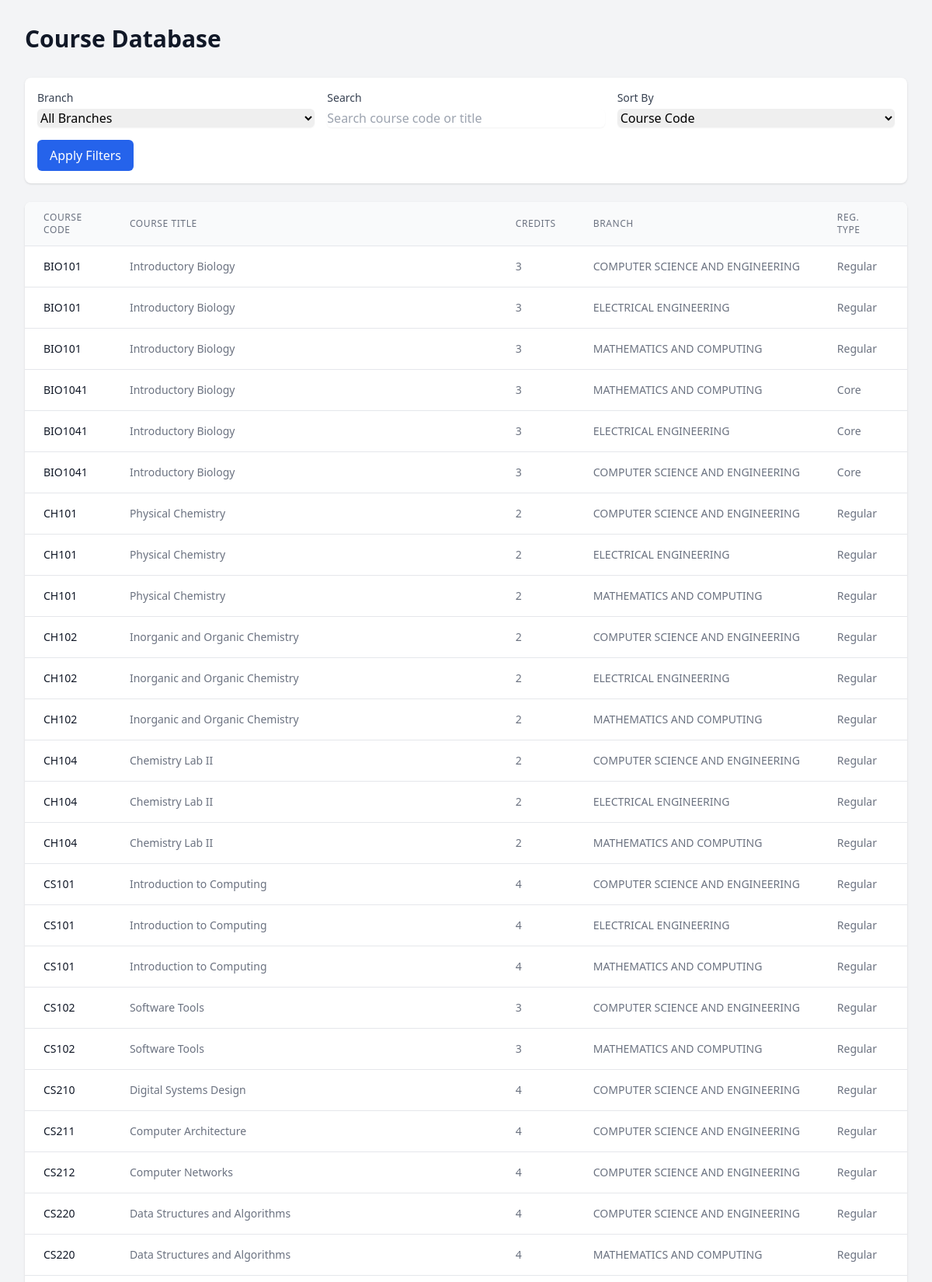
Screenshot of /courses (upper part) with the database file from the repository.
### tables this page shows
CREATE TABLE courses (
    id INTEGER PRIMARY KEY AUTOINCREMENT,
    course TEXT NOT NULL,
    course_title TEXT NOT NULL,
    credits INTEGER NOT NULL,
    reg_type TEXT NOT NULL,
    elective_type TEXT NOT NULL,
    branch TEXT NOT NULL,
    version INTEGER DEFAULT 1,
    parent_course_id INTEGER,
    is_current BOOLEAN DEFAULT 1
);

### app.py (the view)
@app.route('/courses')
def view_courses():
    db = get_db()
    branches = db.execute('SELECT DISTINCT branch FROM courses').fetchall()
    branch_filter = request.args.get('branch', '')
    search_query = request.args.get('search', '')
    sort_by = request.args.get('sort', 'course')
    query = 'SELECT * FROM courses WHERE 1=1'
    params = []
    if branch_filter:
        query += ' AND branch = ?'
        params.append(branch_filter)
    if search_query:
        query += ' AND (course LIKE ? OR course_title LIKE ?)'
        params.extend(['%' + search_query + '%'] * 2)
    query += f' ORDER BY {sort_by}'
    courses = db.execute(query, params).fetchall()
    return render_template('courses.html',
                         courses=courses,
                         branches=branches,
                         current_branch=branch_filter,
                         search_query=search_query,
                         sort_by=sort_by)

### app.py (called while the page is built)
def get_db():
    db = getattr(g, '_database', None)
    if db is None:
        db = g._database = sqlite3.connect(DATABASE)
        db.row_factory = sqlite3.Row
    return db

@app.teardown_appcontext
def close_connection(exception):
    db = getattr(g, '_database', None)
    if db is not None:
        db.close()

### templates/courses.html (shortened to what this page needs)
<!DOCTYPE html>
<html lang="en">
<head>
    <script src="https://cdn.tailwindcss.com"></script>
</head>
<body class="bg-gray-100 min-h-screen">
    <div class="mx-auto px-4 sm:px-6 lg:px-8 py-8">
        <div class="flex justify-between items-center mb-8">
            <h1 class="text-3xl font-bold text-gray-900">Course Database</h1>
        </div>
        <div class="bg-white rounded-lg shadow mb-6 p-4">
            <form method="get" class="grid grid-cols-1 md:grid-cols-3 gap-4">
                <div>
                    <label for="branch" class="block text-sm font-medium text-gray-700 mb-1">Branch</label>
                    <select name="branch" id="branch"
                            class="form-select block w-full rounded-md border-gray-300 shadow-sm focus:border-blue-500 focus:ring-blue-500">
                        <option value="">All Branches</option>
                    </select>
                </div>
                <div>
                    <label for="search" class="block text-sm font-medium text-gray-700 mb-1">Search</label>
                    <input type="text" name="search" id="search" value="{{ search_query }}"
                           placeholder="Search course code or title"
                           class="block w-full rounded-md border-gray-300 shadow-sm focus:border-blue-500 focus:ring-blue-500">
                </div>
                <div>
                    <label for="sort" class="block text-sm font-medium text-gray-700 mb-1">Sort By</label>
                    <select name="sort" id="sort"
                            class="form-select block w-full rounded-md border-gray-300 shadow-sm focus:border-blue-500 focus:ring-blue-500">
                        <option value="course" {% if sort_by == 'course' %}selected{% endif %}>Course Code</option>
                    </select>
                </div>
                <div class="md:col-span-3">
                    <button type="submit"
                            class="w-full md:w-auto bg-blue-600 text-white px-4 py-2 rounded-md hover:bg-blue-700">
                        Apply Filters
                    </button>
                </div>
            </form>
        </div>
        <div class="bg-white rounded-lg shadow overflow-hidden">
            <div class="overflow-x-auto">
                <table class="min-w-full divide-y divide-gray-200">
                    <thead class="bg-gray-50">
                        <tr>
                            <th class="px-6 py-3 text-left text-xs font-medium text-gray-500 uppercase tracking-wider">Course Code</th>
                            <th class="px-6 py-3 text-left text-xs font-medium text-gray-500 uppercase tracking-wider">Course Title</th>
                            <th class="px-6 py-3 text-left text-xs font-medium text-gray-500 uppercase tracking-wider">Credits</th>
                            <th class="px-6 py-3 text-left text-xs font-medium text-gray-500 uppercase tracking-wider">Branch</th>
                            <th class="px-6 py-3 text-left text-xs font-medium text-gray-500 uppercase tracking-wider">Reg. Type</th>
                            <th class="px-6 py-3 text-left text-xs font-medium text-gray-500 uppercase tracking-wider">Elective Type</th>
                        </tr>
                    </thead>
                    <tbody class="bg-white divide-y divide-gray-200">
                        {% for course in courses %}
                        <tr class="hover:bg-gray-50">
                            <td class="px-6 py-4 whitespace-nowrap text-sm font-medium text-gray-900">{{ course.course }}</td>
                            <td class="px-6 py-4 whitespace-nowrap text-sm text-gray-500">{{ course.course_title }}</td>
                            <td class="px-6 py-4 whitespace-nowrap text-sm text-gray-500">{{ course.credits }}</td>
                            <td class="px-6 py-4 whitespace-nowrap text-sm text-gray-500">{{ course.branch }}</td>
                            <td class="px-6 py-4 whitespace-nowrap text-sm text-gray-500">{{ course.reg_type }}</td>
                            <td class="px-6 py-4 whitespace-nowrap text-sm text-gray-500">{{ course.elective_type }}</td>
                        </tr>
                        {% else %}
                        <tr>
                            <td colspan="{% if 'admin' in session %}7{% else %}6{% endif %}" class="px-6 py-4 text-center text-sm text-gray-500">
                                No courses found matching your criteria.
                            </td>
                        </tr>
                        {% endfor %}
                    </tbody>
                </table>
            </div>
        </div>
    </div>
</body>
</html>

### rows the page displays
courses: course "BIO101", course_title "Introductory Biology", credits "3", branch "COMPUTER SCIENCE AND ENGINEERING", reg_type "Regular"
courses: course "BIO101", course_title "Introductory Biology", credits "3", branch "ELECTRICAL ENGINEERING", reg_type "Regular"
courses: course "BIO101", course_title "Introductory Biology", credits "3", branch "MATHEMATICS AND COMPUTING", reg_type "Regular"
courses: course "BIO1041", course_title "Introductory Biology", credits "3", branch "MATHEMATICS AND COMPUTING", reg_type "Core"
courses: course "BIO1041", course_title "Introductory Biology", credits "3", branch "ELECTRICAL ENGINEERING", reg_type "Core"
courses: course "BIO1041", course_title "Introductory Biology", credits "3", branch "COMPUTER SCIENCE AND ENGINEERING", reg_type "Core"
courses: course "CH101", course_title "Physical Chemistry", credits "2", branch "COMPUTER SCIENCE AND ENGINEERING", reg_type "Regular"
courses: course "CH101", course_title "Physical Chemistry", credits "2", branch "ELECTRICAL ENGINEERING", reg_type "Regular"
courses: course "CH101", course_title "Physical Chemistry", credits "2", branch "MATHEMATICS AND COMPUTING", reg_type "Regular"
courses: course "CH102", course_title "Inorganic and Organic Chemistry", credits "2", branch "COMPUTER SCIENCE AND ENGINEERING", reg_type "Regular"
courses: course "CH102", course_title "Inorganic and Organic Chemistry", credits "2", branch "ELECTRICAL ENGINEERING", reg_type "Regular"
courses: course "CH102", course_title "Inorganic and Organic Chemistry", credits "2", branch "MATHEMATICS AND COMPUTING", reg_type "Regular"
courses: course "CH104", course_title "Chemistry Lab II", credits "2", branch "COMPUTER SCIENCE AND ENGINEERING", reg_type "Regular"
courses: course "CH104", course_title "Chemistry Lab II", credits "2", branch "ELECTRICAL ENGINEERING", reg_type "Regular"
courses: course "CH104", course_title "Chemistry Lab II", credits "2", branch "MATHEMATICS AND COMPUTING", reg_type "Regular"
courses: course "CS101", course_title "Introduction to Computing", credits "4", branch "COMPUTER SCIENCE AND ENGINEERING", reg_type "Regular"
courses: course "CS101", course_title "Introduction to Computing", credits "4", branch "ELECTRICAL ENGINEERING", reg_type "Regular"
courses: course "CS101", course_title "Introduction to Computing", credits "4", branch "MATHEMATICS AND COMPUTING", reg_type "Regular"
courses: course "CS102", course_title "Software Tools", credits "3", branch "COMPUTER SCIENCE AND ENGINEERING", reg_type "Regular"
courses: course "CS102", course_title "Software Tools", credits "3", branch "MATHEMATICS AND COMPUTING", reg_type "Regular"
courses: course "CS210", course_title "Digital Systems Design", credits "4", branch "COMPUTER SCIENCE AND ENGINEERING", reg_type "Regular"
courses: course "CS211", course_title "Computer Architecture", credits "4", branch "COMPUTER SCIENCE AND ENGINEERING", reg_type "Regular"
courses: course "CS212", course_title "Computer Networks", credits "4", branch "COMPUTER SCIENCE AND ENGINEERING", reg_type "Regular"
courses: course "CS220", course_title "Data Structures and Algorithms", credits "4", branch "COMPUTER SCIENCE AND ENGINEERING", reg_type "Regular"
courses: course "CS220", course_title "Data Structures and Algorithms", credits "4", branch "MATHEMATICS AND COMPUTING", reg_type "Regular"
